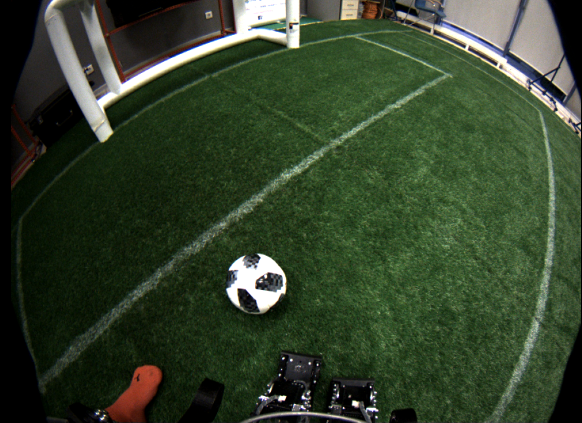
#> input picture data/imgs/ball2.png, 1163 x 845 px (shown at 1/2 size)
$ jupyter execute cv_hw2.ipynb   (shell and % lines are left out)   (older library calls are emulated)
#> lines starting #> are read from the running program, lines starting #| are printed output that depends on the picture; after the words box and inside, x2 and y2 are one past the last pixel; in counts of white or black regions, pixels touching at a corner belong together
# Домашнее задание

Настроить параметры для новой картинки *data/imgs/ball2.png* на всех 8 методах детекта мяча.
- [ ] Ball detection by MatchTemplate. 1 балл
- [ ] Ball detection by HoughCircles. 1 балл
- [ ] Ball detection by Canny -> FindContours -> Circularity check. 1 балл
- [ ] Ball detection by MSER -> ConvexHull -> MinEnclosingCircle area ratio check. 1 балл
- [ ] Ball detection by adaptiveThreshold -> Skeletonize -> Ransac. 1 балл
- [ ] Ball detection by large kernel adaptiveTreshold -> findContours -> fitEllipse. 1 балл
- [ ] Ball detection by GreenFilter -> DistanceTransform -> ConnectedComponents. 1 балл
- [ ] Ball detection by OpenCV built-in SimpleBlobDetector after green filter. 1 балл
- [ ] Придумать свой способ детектирования мяча, способный работать как на картинке *ball.png*, так и на картинке *ball2.png*, без донастройки параметров. 3 балла

Домашку выполняем в этой тетрадке и заливаем на гит, инструкция - https://youtu.be/lPcEQJiHDfg. Форма для сдачи - https://forms.gle/sPnzE2f4e88rpgsM8 \
Удачи!

# Setup

[cell 1]
cd cvr_course/notebooks

## Setting up matplotlib

[cell 2]
import matplotlib.pyplot as plt
plt.rcParams["figure.figsize"] = (10,10)

# Ball detection in 8 ways

## Ball detection by MatchTemplate
Ball detection by dumbest method - per-pixel comparison by MatchTemplate:
- Target ball radius should be known
- No green filter needed

[cell 3]
import cv2
from PIL import Image
import numpy as np;
from random import randrange
from math import pi, fabs, sin, cos
from numpy.linalg import inv
import os

[cell 4]
# Target ball radius (known apriori)
radius = 45.0

# Loading input image
im_rgb = cv2.imread("../data/imgs/ball2.png", cv2.IMREAD_COLOR)
#> im_rgb is the input picture: shape (845, 1163, 3); mean B, G, R 43.3, 66.2, 51.6
im_rgb.astype(np.float32)

# Drawing a synthetic ball image as a template
template = np.zeros( ( int(radius*2.0*1.8), int(radius*2.0*1.8), 3), np.uint8)
# Fill whole template imgage with solig semi-green color
template[:] = (0, 128, 0)
# Drawing a "ball" - solid white circle
cv2.circle(template,(int(template.shape[0]/2), int(template.shape[1]/2)), int(radius), (255,255,255),-1)
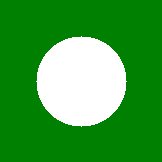
#> template: shape (162, 162, 3); mean of channels 0, 1, 2 61.8, 158.8, 61.8; drawn as B, G, R

# Displaying our template
plt.imshow(template)
plt.axis('off')
plt.show()

### Apply template Matching

[cell 5]
# w,h - size of template
w = template.shape[1]
h = template.shape[0]

# Using built-in OpenCV function MatchTemplate
res = cv2.matchTemplate(im_rgb, template, cv2.TM_CCOEFF)
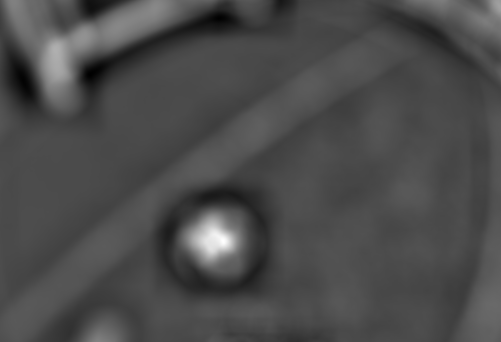
#> res: shape (684, 1002) float32 (shown at 1/2 size); min -171499152, max 405064608, mean -194048; drawn with min black and max white

# Locating global maxima on matchTemplate result - this will be the point of best fit
min_val, max_val, min_loc, max_loc = cv2.minMaxLoc(res)
#> min_val = -171499152; max_val = 405064608; min_loc = (179, 149); max_loc = (446, 482)
top_left = max_loc
#> top_left = (446, 482)

# Drawing matchTemplate output image. Darker areas are bad fit, brighter - good fit
plt.imshow(res/max_val)
plt.axis('off')
plt.show()
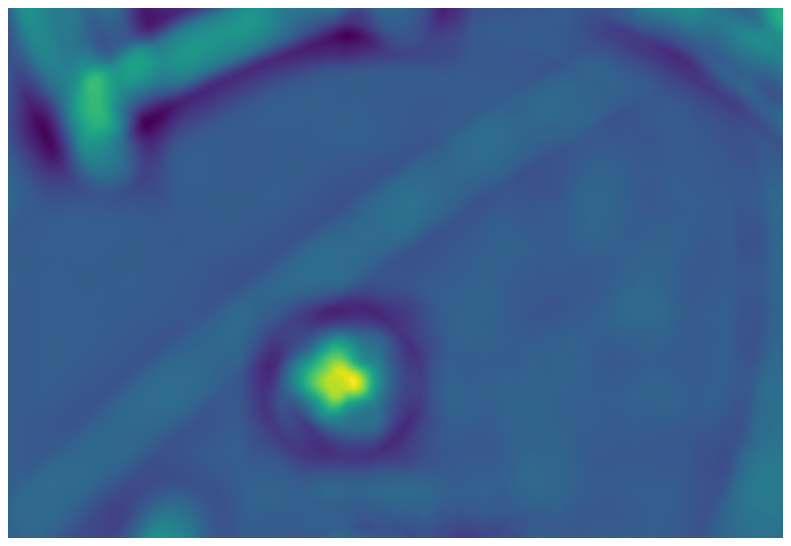
#> figure drawn by matplotlib, 1 panel

### Marking found ball with rectangle

[cell 6]
bottom_right = (top_left[0] + w, top_left[1] + h)
#> bottom_right = (608, 644)
cv2.rectangle(im_rgb,top_left, bottom_right, 255, 2)
#> im_rgb: shape (845, 1163, 3); 0.2% of pixels changed, all inside (x1, y1, x2, y2) = (445, 481, 610, 646)

# Drawing result with marked ball
plt.imshow(im_rgb)
plt.axis('off')
plt.show()

## Ball detection by HoughCircles
- No green filter needed
- Known ball radius used to filter false positives

[cell 7]
import cv2
import numpy as np

[cell 8]
# Target ball radius (known apriori)
radius = 50.0

# Loading input image
im_rgb = cv2.imread("../data/imgs/ball2.png", cv2.IMREAD_COLOR)

# Converting input image to grayscale for HoughCircles to operate on a single-channel image
im = cv2.cvtColor(im_rgb, cv2.COLOR_BGR2GRAY)
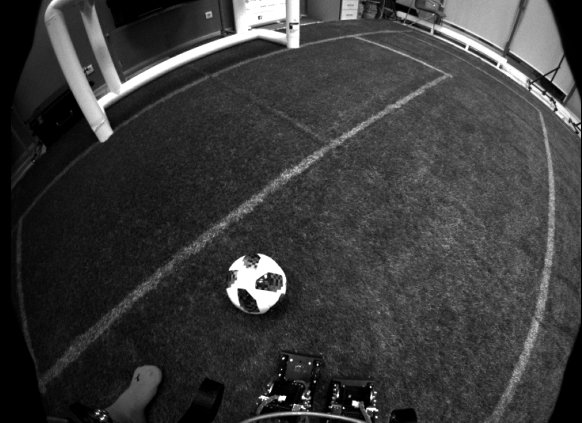
#> im: shape (845, 1163) (shown at 1/2 size); min 0, max 255, mean 59.2

# Preparing RGB image from grayscale to draw detection results
im_verbose = cv2.cvtColor(im, cv2.COLOR_GRAY2BGR)

# Doing HoughCircles, using known ballradius to filter false positives
circles = cv2.HoughCircles(im, cv2.HOUGH_GRADIENT, dp=2, minDist=30, param1=300, param2=80, \
                           minRadius=int(radius-10), maxRadius=int(radius+10) )
#> circles = [[511, 565, 58.8]]

# Drawing result
circles = np.uint16(np.around(circles))
#> circles = [[511, 565, 59]]
for i in circles[0,:]:
    cv2.circle(im_verbose,(i[0],i[1]),i[2],(0,0,255),4)
#> this loop made 1 pass
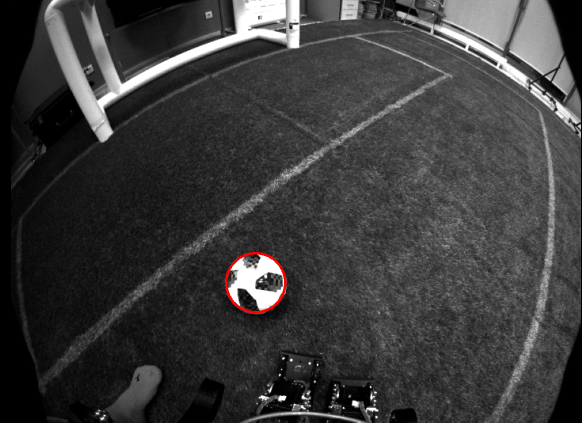
#> im_verbose: shape (845, 1163, 3) (shown at 1/2 size); mean B, G, R 59, 59, 59.5

plt.imshow(im_verbose)
plt.axis('off')
plt.show()

## Ball detection by Canny -> FindContours -> Circularity check
- No green filter needed

[cell 9]
import cv2
import numpy as np;
from random import randrange
from math import pi, fabs

[cell 10]
# Preparing input image
im_rgb = cv2.imread("../data/imgs/ball2.png", cv2.IMREAD_COLOR)
im_gray = cv2.cvtColor(im_rgb, cv2.COLOR_BGR2GRAY)

# Doing Canny edge detector
edges = cv2.Canny(im_gray, 100, 200)
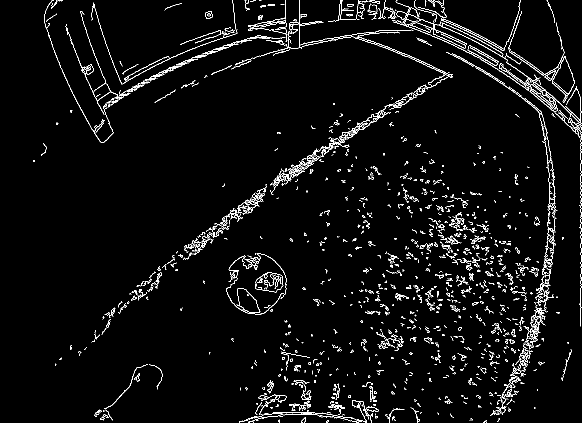
#> edges: shape (845, 1163) (shown at 1/2 size); 3.6% white in thin lines or dots

# Displaying Canny edge detector results
plt.imshow(edges)
plt.axis('off')
plt.show()

[cell 11]
# Doing FindContours to find and separate "contours" - long thin paths of pixels on Canny output
contours, hierarchy = cv2.findContours(edges, cv2.RETR_LIST, cv2.CHAIN_APPROX_NONE)
#> contours = 1629 contours, 1491 with area under 20; largest, box (x1, y1, x2, y2) and area: (786, 14, 1163, 653) 8012, (809, 28, 1061, 181) 6496, (452, 509, 523, 629) 1562, (475, 576, 520, 626) 1317, (1060, 168, 1111, 222) 542

# Checking our contours circularity and drawing result
# Checking each contour
for contour in contours:
    # Picking some random color to draw a single contour to distinguish them
    color = (randrange(255), randrange(255), randrange(255))
    # Draw found contour with thin line, this is the contour we wil lcheck and it may or may not be our ball
    cv2.drawContours(im_rgb, contour, -1, color, 1)
    # Calculating a contour area (assuming it's closed) by built-in function
    area = cv2.contourArea(contour)
    # Calculating a contour length by built-in function
    perimeter = cv2.arcLength(contour, True)
    # If perimeter is long enough:
    if(perimeter>200):
        #Calculating curculatiry as a ration between area and perimeter. 0 - means bad circularity, 1 - perfect circle
        circularity = 4*pi*area/(perimeter*perimeter)
        if circularity > 0.5:
            # Drawing a contour of "good" contour with thick red line
            cv2.drawContours(im_rgb, contour, -1, (0,0,255), 3)
#> this loop made 1629 passes
#> (area, perimeter, circularity) on passes 150, 175, 233, 304, 564, 687, 780, 806: (185, 338.5, 0.0203), (175.5, 279, 0.0283), (116.5, 238.7, 0.0257), (51.5, 285.1, 0.00796), (86.5, 578.7, 0.00325), (21.5, 243, 0.00457), (54.5, 368.5, 0.00504), (43, 466.9, 0.00248)
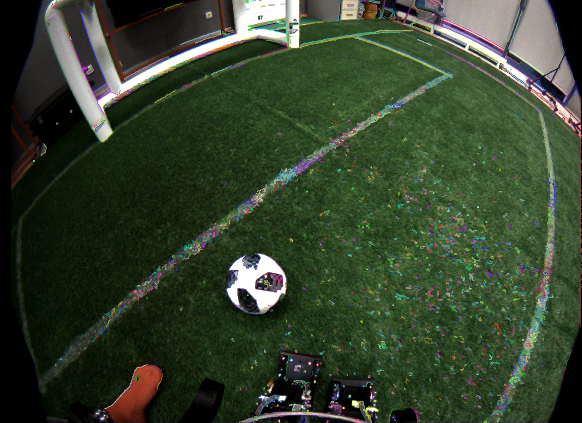
#> im_rgb: shape (845, 1163, 3) (shown at 1/2 size); 3.63% of pixels changed, all inside (x1, y1, x2, y2) = (66, 0, 1163, 845)

# Display detection results
plt.imshow(im_rgb)
plt.axis('off')
plt.show()

## Ball detection by  MSER -> ConvexHull -> MinEnclosingCircle area ratio check

[cell 12]
import cv2
import numpy as np;
from random import randrange
from math import pi, fabs

[cell 13]
# Preparing input image
im_rgb = cv2.imread("../data/imgs/ball2.png", cv2.IMREAD_COLOR)

# Converting input image to grayscale for MSER to operate on single-channel image
im_gray = cv2.cvtColor(im_rgb, cv2.COLOR_BGR2GRAY)

# Doing MSER
# Creating MSER object
mser = cv2.MSER_create()
# Performing MSER calculation, it will return a list of points belonging to each stable region
regions, _ = mser.detectRegions(im_gray)
#> regions = 806 items

# Filtering results and picking the best one
best_center = (-1,-1)
best_radius = int(0)
best_area_coeff = 0
# Checking all found regions
for region in regions:
    # Picking some random bright color to draw a single region to distinguish them
    color = (randrange(128,255), randrange(128,255), randrange(128,255))
    # Calculating convex hull around this region, it will be the region's outer border
    hull = np.int32([cv2.convexHull(region.reshape(-1, 1, 2))])
    # Drawing each convex hull with blue line
    cv2.polylines(im_rgb, hull, True, (255,0,0), 2)
    # Fill each MSER region with lines of picked random color to demonstrare MSER principle
    cv2.polylines(im_rgb, np.int32([region]), True, color, 1)
    # Calculating convex hull smallest enclosing circle by built-in function
    (x,y),radius = cv2.minEnclosingCircle(hull[0])
    center = (int(x),int(y))
    # Calculating region area from convex hull
    area_hull = cv2.contourArea(hull[0])
    # Calculating region area from enclosing circle
    area_circle = pi*radius*radius
    # Calculating ration between area from convex hull and area from enclosing circle
    area_coeff = area_hull/area_circle
    # Picking the region with area best ratio
    if area_coeff > best_area_coeff:
        best_area_coeff = area_coeff
        best_center = center
        best_radius = int(radius)
#> this loop made 806 passes
#> (color, x, y, radius, area_hull) on pass 48: ((159, 239, 194), 915, 56, 15.65, 81)
# If best region area ratio is close enough to circle
if best_area_coeff > 0.9:
    # Draw this region's minEnclosingCircle as a found ball
    cv2.circle(im_rgb, best_center, best_radius, (0,0,255),5)
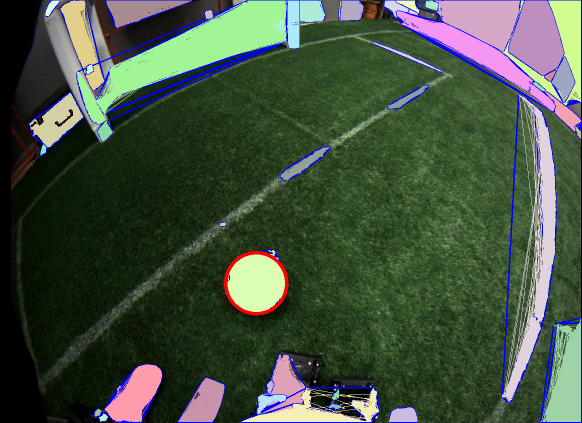
#> im_rgb: shape (845, 1163, 3) (shown at 1/2 size); mean B, G, R 64, 82, 67.9

# Displaying resulting image
plt.imshow(im_rgb)
plt.axis('off')
plt.show()

## Ball detection by adaptiveThreshold -> Skeletonize -> Ransac
Simple RANSAC circle class refactored from https://github.com/SeongHyunBae/RANSAC-circle-python

[cell 14]
import cv2
import numpy as np;
from random import randrange
from math import pi, fabs, sin, cos
from numpy.linalg import inv

[cell 15]
# Target ball radius (known apriori)
radius = 50.0

class SIMPLE_CIRCLE_RANSAC:
    def __init__(self, x_data, y_data, n):
        self.x_data = x_data
        self.y_data = y_data
        self.n = n
        self.best_inliers = 0
        self.best_model = None

    def random_sampling(self):
        sample = []
        save_ran = []
        count = 0

        # get three points from data
        while True:
            ran = np.random.randint(len(self.x_data))

            if ran not in save_ran:
                sample.append((self.x_data[ran], self.y_data[ran]))
                save_ran.append(ran)
                count += 1

                if count == 3:
                    break

        return sample

    def make_model(self, sample):
        # calculate a circlre from three points

        pt1 = sample[0]
        pt2 = sample[1]
        pt3 = sample[2]

        A = np.array([[pt2[0] - pt1[0], pt2[1] - pt1[1]], [pt3[0] - pt2[0], pt3[1] - pt2[1]]])
        B = np.array([[pt2[0]**2 - pt1[0]**2 + pt2[1]**2 - pt1[1]**2], [pt3[0]**2 - pt2[0]**2 + pt3[1]**2 - pt2[1]**2]])

        inv_A = inv(A)

        c_x, c_y = np.dot(inv_A, B) / 2
        c_x, c_y = c_x[0], c_y[0]
        r = np.sqrt((c_x - pt1[0])**2 + (c_y - pt1[1])**2)

        return c_x, c_y, r

    def eval_model(self, model):
        # Check is this circle is good enough as a ball candidate
        inliers = 0
        c_x, c_y, r = model

        if (r > radius/2-5) and (r < radius/2+5): # checking target radius
            for i in range(len(self.x_data)):
                dis = np.sqrt((self.x_data[i]-c_x)**2 + (self.y_data[i]-c_y)**2)
                if fabs(dis-r) < 3.0:  # hardcoded inliers distance tolerance
                    inliers += 1

        return inliers

    def execute_ransac(self):
        # Performing RANSAC algorythm
        for i in range(self.n):
            try:
                model = self.make_model(self.random_sampling())
            except np.linalg.LinAlgError as err:
                continue

            inliers = self.eval_model(model)

            if inliers > self.best_inliers:
                self.best_model = model
                self.best_inliers = inliers

[cell 16]
# Loading input image
im_rgb = cv2.imread("../data/imgs/ball2.png", cv2.IMREAD_COLOR)

# Downsizeing the input imgae to speed up computations (python implimentation of RANSAC is reeealy slow)
im_rgb = cv2.pyrDown(im_rgb)
#> im_rgb: shape (423, 582, 3)

# Converting input image to grayscale
im_gray = cv2.cvtColor(im_rgb, cv2.COLOR_BGR2GRAY)

# Doing adaptiveTreshold on grayscale input image to detect regions with big enough local change of a color
im = cv2.adaptiveThreshold(im_gray, 128, cv2.ADAPTIVE_THRESH_MEAN_C,  cv2.THRESH_BINARY_INV, 41, 30)
#> im: shape (423, 582); values 0 (black) and 128 (white), 7.5% white; 175 white regions (134 under 20 px), largest, box (x1, y1, x2, y2) and area: (105, 37, 287, 130) 3160, (415, 0, 582, 106) 2508, (214, 242, 300, 323) 2135

# Drawing adaptiveTreshold results with gray color
im_verbose = cv2.cvtColor(im, cv2.COLOR_GRAY2BGR)
plt.imshow(im_verbose)
plt.axis('off')
plt.show()

[cell 17]
size = np.size(im)
skel = np.zeros(im.shape,np.uint8)
#> skel: shape (423, 582); every value is 0
ret,im = cv2.threshold(im,127,255,0)

# Set this to 1 to use Zhang-Suen skeletonisation
# This will give better results, but requires opencv-contrib-python package installed by "pip install opencv-contrib-python"
# Set this to 0 if you don't want to install additional packages,
# processing will be based on barebone OpenCV (slower and worser results but works)

USE_OPENCV_CONTRIB = 0

# Doing skeletonisation
if USE_OPENCV_CONTRIB:
    # Doing Zhang-Suen skeletonisation (gives better results, but requires opencv-contrib-python package installed)
    skel = cv2.ximgproc.thinning(im)
else:
    # Doing morphological skeletonisation with barebone OpenCV
    element = cv2.getStructuringElement(cv2.MORPH_CROSS,(3,3))
    done = False
    while( not done):
        eroded = cv2.erode(im,element)
        temp = cv2.dilate(eroded,element)
        temp = cv2.subtract(im,temp)
        skel = cv2.bitwise_or(skel,temp)
        im = eroded.copy()

        zeros = size - cv2.countNonZero(im)
        if zeros==size:
            done = True
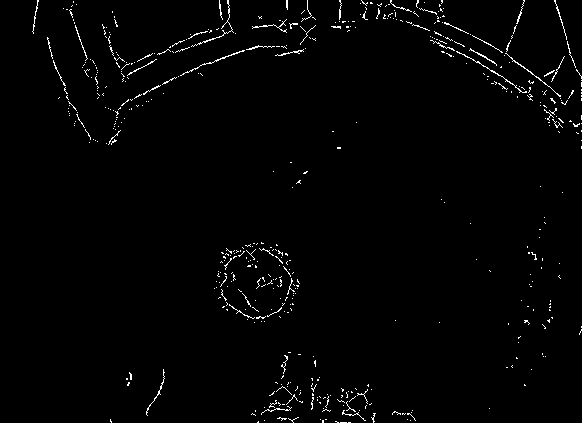
#> skel: shape (423, 582); 1.5% white in thin lines or dots

# Displaying skeletonisation results
plt.imshow(skel)
plt.axis('off')
plt.show()

### Marking pixels of skeletonisation on adaptiveThresold image with green color

[cell 18]
indices = np.where(skel==255)
im_verbose[indices[0], indices[1], :] = [0, 255, 0]
# Displaying skeletonisation on adaptiveThresold image
plt.imshow(im_verbose)
plt.axis('off')
plt.show()

### Performing RANSAC on skeletonised image

[cell 19]
ransac = SIMPLE_CIRCLE_RANSAC( x_data=indices[1], y_data=indices[0], n=50000 )
ransac.execute_ransac()
# Picking RANSAC best fit
a, b, r = ransac.best_model[0], ransac.best_model[1], ransac.best_model[2]
# Drawing RANSAC best fit
cv2.circle(im_verbose, (int(a),int(b)), int(r), (0,0,255),4)
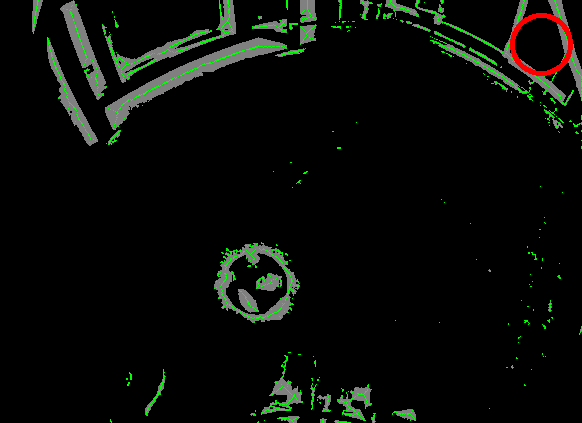
#> im_verbose: shape (423, 582, 3); mean B, G, R 7.5, 11.2, 8.5
#> (the rest of the program and of its run is left out)
